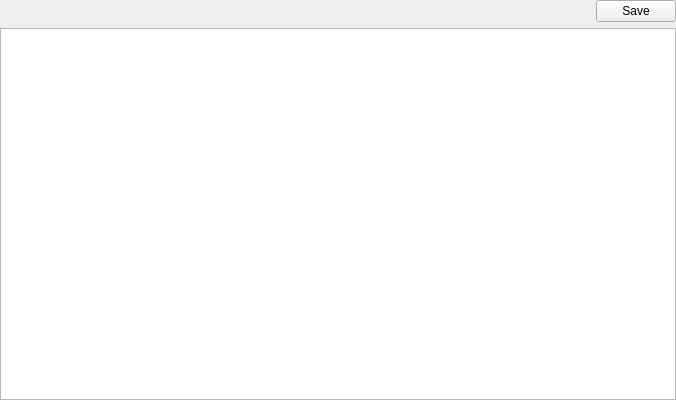
<?xml version="1.0" encoding="UTF-8"?>
<ui version="4.0">
 <class>XSymbolsWidget</class>
 <widget class="QWidget" name="XSymbolsWidget">
  <property name="geometry">
   <rect>
    <x>0</x>
    <y>0</y>
    <width>676</width>
    <height>400</height>
   </rect>
  </property>
  <property name="windowTitle">
   <string>Form</string>
  </property>
  <layout class="QVBoxLayout" name="verticalLayout">
   <property name="leftMargin">
    <number>0</number>
   </property>
   <property name="topMargin">
    <number>0</number>
   </property>
   <property name="rightMargin">
    <number>0</number>
   </property>
   <property name="bottomMargin">
    <number>0</number>
   </property>
   <item>
    <layout class="QHBoxLayout" name="horizontalLayout">
     <item>
      <spacer name="horizontalSpacer">
       <property name="orientation">
        <enum>Qt::Orientation::Horizontal</enum>
       </property>
       <property name="sizeHint" stdset="0">
        <size>
         <width>40</width>
         <height>20</height>
        </size>
       </property>
      </spacer>
     </item>
     <item>
      <widget class="QPushButton" name="pushButtonSaveSymbols">
       <property name="text">
        <string>Save</string>
       </property>
      </widget>
     </item>
    </layout>
   </item>
   <item>
    <widget class="XTableView" name="tableViewSymbols">
     <property name="contextMenuPolicy">
      <enum>Qt::ContextMenuPolicy::CustomContextMenu</enum>
     </property>
     <property name="editTriggers">
      <set>QAbstractItemView::EditTrigger::NoEditTriggers</set>
     </property>
     <property name="selectionMode">
      <enum>QAbstractItemView::SelectionMode::SingleSelection</enum>
     </property>
     <property name="selectionBehavior">
      <enum>QAbstractItemView::SelectionBehavior::SelectRows</enum>
     </property>
     <property name="sortingEnabled">
      <bool>true</bool>
     </property>
     <attribute name="horizontalHeaderStretchLastSection">
      <bool>true</bool>
     </attribute>
     <attribute name="verticalHeaderVisible">
      <bool>false</bool>
     </attribute>
     <attribute name="verticalHeaderMinimumSectionSize">
      <number>20</number>
     </attribute>
     <attribute name="verticalHeaderDefaultSectionSize">
      <number>20</number>
     </attribute>
    </widget>
   </item>
  </layout>
 </widget>
 <customwidgets>
  <customwidget>
   <class>XTableView</class>
   <extends>QTableView</extends>
   <header>xtableview.h</header>
  </customwidget>
 </customwidgets>
 <resources/>
 <connections/>
</ui>
